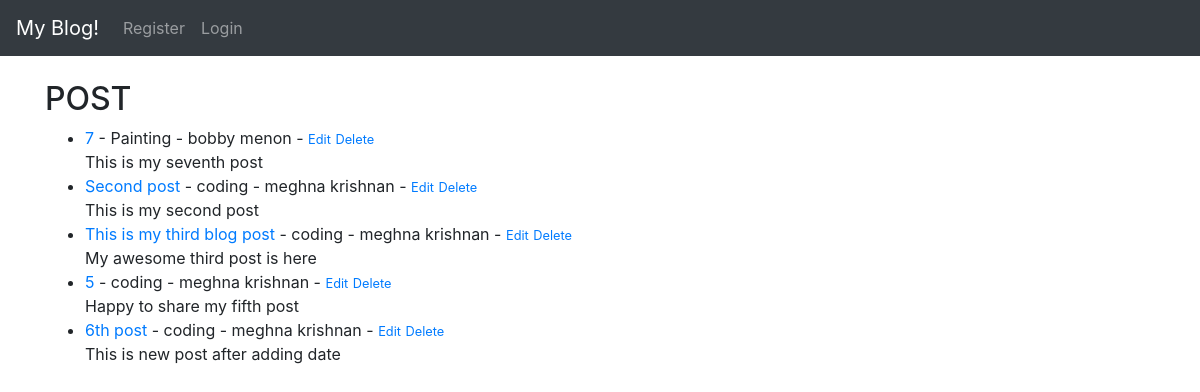
The page / on the database its author committed.
### myapp/models.py (models this page shows, shortened)
class Post(models.Model):
    title=models.CharField(max_length=200)
    title_tag=models.CharField(max_length=255) #need to add default="my first blog" if we add new attribute later adding a attribute
    author=models.ForeignKey(User,on_delete=models.CASCADE)
    body=models.TextField()
    post_date=models.DateField(auto_now_add=True)
    category=models.CharField(max_length=255,default='coding')

### myapp/views.py (the view)
# urls.py: path('',HomeView.as_view(),name='home'),
class HomeView(ListView):
    model=Post
    template_name='home.html'
    ordering=['-post_date']

### myapp/templates/home.html (shortened to what this page needs)
{% extends 'base.html' %}
{% block content %}
<h2>POST</h2>
<ul>
{% for post in object_list %}
<li><a href="{% url 'detail' post.pk  %}">
    {{ post.title }}</a > - {{post.category}} - {{ post.author.first_name}} {{ post.author.last_name}} - <small><a href="{% url 'update_post' post.pk %}">Edit</a></small>
    <small><a href="{% url 'delete_post' post.pk %}">Delete</a></small><br>
    {{ post.body | slice:":200"|safe }}</li>
{% endfor %}
</ul>
{% endblock content %}

### myapp/templates/base.html (shortened to what this page needs)
<!doctype html>
<html lang="en">
  <head>
    <link rel="stylesheet" href="https://cdn.jsdelivr.net/npm/bootstrap@4.4.1/dist/css/bootstrap.min.css">
  </head>
  <body>
    <nav class="navbar navbar-expand-lg navbar-dark bg-dark">
        <a class="navbar-brand" href="{% url 'home' %}">My Blog!</a>
        <div class="collapse navbar-collapse" id="navbarSupportedContent">
          <ul class="navbar-nav mr-auto">
          {% if user.is_authenticated %}
            <li class="nav-item">
              <a class="nav-link" href="{% url 'add_post' %}">Add Post</a>
            </li>
            <li class="nav-item">
              <a class="nav-link" href="{% url 'add_category' %}">Add Category</a>
            </li>
            {% comment %} <li class="nav-item">
              <a class="nav-link" href="{% url 'logout' %}">Logout</a>
            </li> {% endcomment %}
            <li>
              <form action="{% url 'logout' %}" method="post">
                {% csrf_token %}
                <button type="submit" class="btn btn-secondary" style="color: white; border: none;">
                  Logout
                </button>
              </form>
            </li>
          {% else %}
            <li class="nav-item">
              <a class="nav-link" href="{% url 'register' %}">Register</a>
            </li>
            <li class="nav-item">
              <a class="nav-link" href="{% url 'login' %}">Login</a>
            </li>
          {% endif %}
          </ul>
        </div>
      </nav>
    <br>
    <div class="container">
    {% block content %}
    {% endblock content %}
    </div>
  </body>
</html>

### rows shown on the page
Post: title "7", category "Painting", author.first_name "bobby", author.last_name "menon", body "This is my seventh post"
Post: title "Second post", category "coding", author.first_name "meghna", author.last_name "krishnan", body "This is my second post"
Post: title "This is my third blog post", category "coding", author.first_name "meghna", author.last_name "krishnan", body "My awesome third post is here"
Post: title "5", category "coding", author.first_name "meghna", author.last_name "krishnan", body "Happy to share my fifth post"
Post: title "6th post", category "coding", author.first_name "meghna", author.last_name "krishnan", body "This is new post after adding date"
